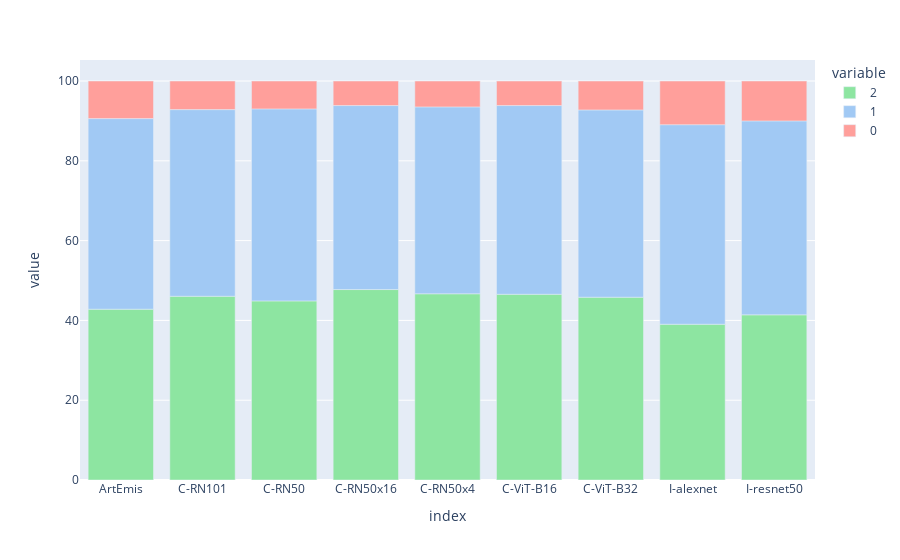

Notebook cell for this chart:
### Code cell
p = sns.color_palette("pastel" )
ppx, _ = px.colors.convert_colors_to_same_type(p)
px.bar(top2s[keys_ordered].T[[2,1,0]],
       color_discrete_sequence=[ppx[2], ppx[0], ppx[3]], height = 600
      )

### Figure 1 — Plotly figure (JSON) as saved in the notebook; plotly's stock layout.template omitted (floating-point values rounded to 4 significant figures)
{"data": [{"alignmentgroup": "True", "hovertemplate": "variable=2<br>index=%{x}<br>value=%{y}<extra></extra>", "legendgroup": "2", "marker": {"color": "rgb(141, 229, 161)", "pattern": {"shape": ""}}, "name": "2", "offsetgroup": "2", "orientation": "v", "showlegend": true, "textposition": "auto", "type": "bar", "x": ["ArtEmis", "C-RN101", "C-RN50", "C-RN50x16", "C-RN50x4", "C-ViT-B16", "C-ViT-B32", "I-alexnet", "I-resnet50"], "xaxis": "x", "y": [42.81, 46.05, 44.89, 47.74, 46.68, 46.55, 45.82, 39.04, 41.4], "yaxis": "y"}, {"alignmentgroup": "True", "hovertemplate": "variable=1<br>index=%{x}<br>value=%{y}<extra></extra>", "legendgroup": "1", "marker": {"color": "rgb(161, 201, 244)", "pattern": {"shape": ""}}, "name": "1", "offsetgroup": "1", "orientation": "v", "showlegend": true, "textposition": "auto", "type": "bar", "x": ["ArtEmis", "C-RN101", "C-RN50", "C-RN50x16", "C-RN50x4", "C-ViT-B16", "C-ViT-B32", "I-alexnet", "I-resnet50"], "xaxis": "x", "y": [47.78, 46.79, 48.13, 46.12, 46.84, 47.31, 46.94, 50.02, 48.61], "yaxis": "y"}, {"alignmentgroup": "True", "hovertemplate": "variable=0<br>index=%{x}<br>value=%{y}<extra></extra>", "legendgroup": "0", "marker": {"color": "rgb(255, 159, 155)", "pattern": {"shape": ""}}, "name": "0", "offsetgroup": "0", "orientation": "v", "showlegend": true, "textposition": "auto", "type": "bar", "x": ["ArtEmis", "C-RN101", "C-RN50", "C-RN50x16", "C-RN50x4", "C-ViT-B16", "C-ViT-B32", "I-alexnet", "I-resnet50"], "xaxis": "x", "y": [9.42, 7.16, 6.98, 6.14, 6.48, 6.14, 7.24, 10.94, 10], "yaxis": "y"}], "layout": {"autosize": true, "barmode": "relative", "legend": {"title": {"text": "variable"}, "tracegroupgap": 0}, "margin": {"t": 60}, "xaxis": {"anchor": "y", "autorange": true, "domain": [0, 1], "range": [-0.5, 8.5], "title": {"text": "index"}, "type": "category"}, "yaxis": {"anchor": "x", "autorange": true, "domain": [0, 1], "range": [0, 105.3], "title": {"text": "value"}, "type": "linear"}}}
